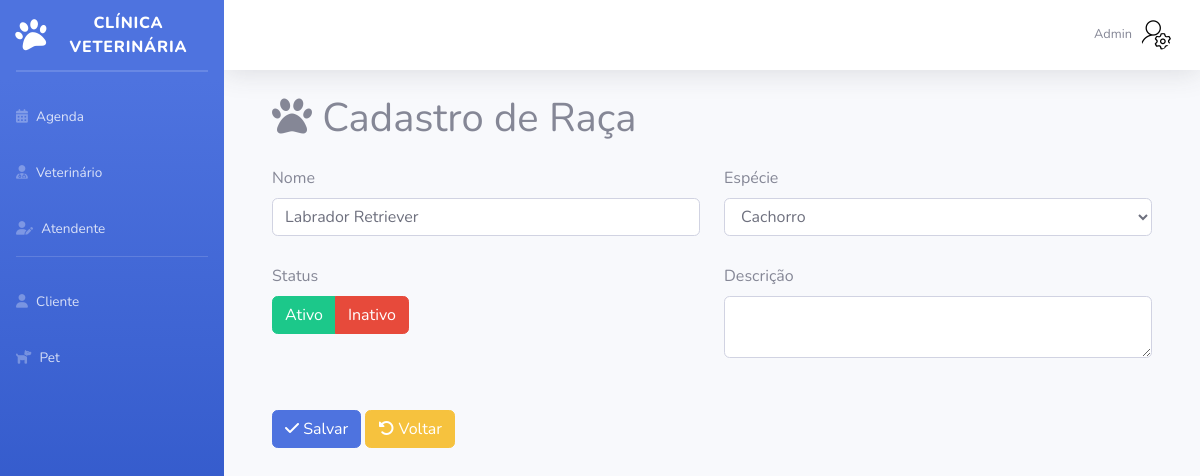
Page /Sistema/Admin/editarRaca.php?id=1 (signed in) on the earlier database version.
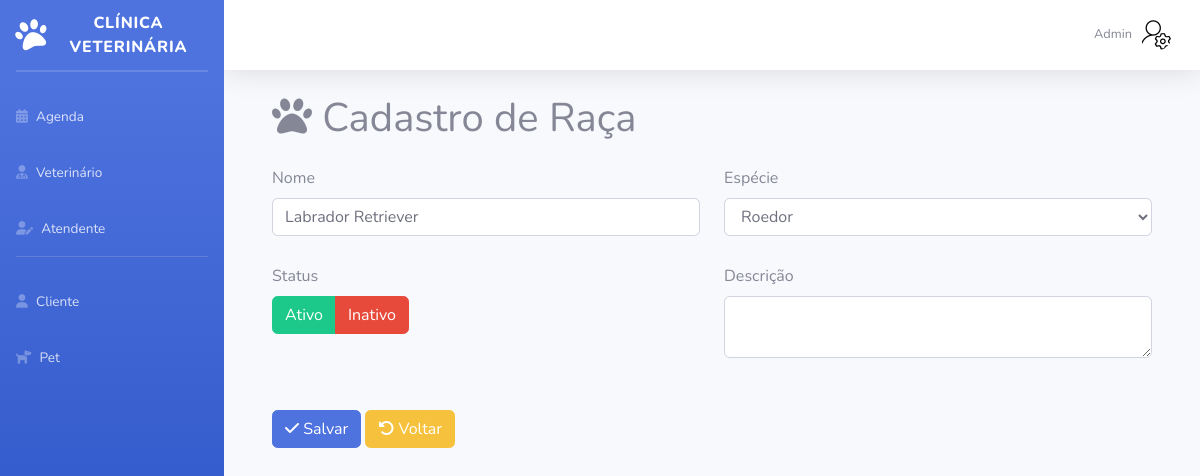
Same page on the later database version.
### tables this page shows
CREATE TABLE `raca` (
  `id` int(11) NOT NULL,
  `statusRaca` varchar(15) NOT NULL,
  `nome` varchar(100) NOT NULL,
  `descricao` varchar(100) DEFAULT NULL,
  `especie` varchar(15) DEFAULT NULL
);

### Sistema/Admin/editarRaca.php (the view, shortened to what this page needs)
<?php require_once("verificaAutenticacao.php");
require_once("conexao.php");
$sql = "select * from raca where id = " . $_GET['id'];
$resultado = mysqli_query($conexao, $sql);
$linha = mysqli_fetch_array($resultado); ?>
<!DOCTYPE html>
<html lang="pt-br">
<head>
    <link href="vendor/fontawesome-free/css/all.min.css" rel="stylesheet" type="text/css">
    <link href="css/sb-admin-2.min.css" rel="stylesheet">
</head>
<body id="page-top">
    <div id="wrapper">
        <?php require_once("sidebarAdmin.php"); ?>
        <div id="content-wrapper" class="d-flex flex-column">
            <div id="content">
                <?php require_once("topbarAdmin.php"); ?>
                <div class="container-fluid">
                    <div class="container">
                        <h1 class="mb-4"><i class="fa-solid fa-paw"></i> Cadastro de Raça</h1>
                        <form method="post">
                            <div class="row">
                                <div class="col">
                                    <div class="mb-1">
                                        <label for="formGroupExampleInput" class="form-label">Nome</label>
                                        <input id="nomeRaca" name="nomeRaca" type="text" class="form-control" value="<?= $linha['nome'] ?>" required> <br>
                                    </div>
                                </div>
                                <div class="col">
                                    <div class="mb-1">
                                        <label for="especie" class="form-label">Espécie</label>
                                        <select id="especie" name="especie" class="form-control" required>
                                            <option value="Cachorro" <?php echo ($linha['especie'] == 'Cachorro') ? 'selected' : ''; ?>>Cachorro</option>
                                            <option value="Roedor" <?php echo ($linha['especie'] == 'Roedor') ? 'selected' : ''; ?>>Roedor</option>
                                        </select>
                                    </div>
                                </div>
                            </div>
                            <div class="row">
                                <div class="col-6">
                                    <div class="mb-1 ">
                                        <label for="formGroupExampleInput" class="form-label">Status</label><br>
                                        <div class="btn-group" role="group">
                                            <button type="submit" class="btn btn-success" name="status" value="Ativo">Ativo</button>
                                            <button type="submit" class="btn btn-danger" name="status" value="Inativo">Inativo</button>
                                        </div>
                                    </div>
                                </div>
                                <div class="col-6">
                                    <div class="mb-1">
                                        <label for="formGroupExampleInput" class="form-label">Descrição</label>
                                        <textarea name="descricao" type="text" class="form-control"><?= $linha['descricao'] ?></textarea><br>
                                    </div>
                                </div>
                            </div><br>
                            <button name="salvar" type="submit" class="btn btn-primary"><i class="fa-solid fa-check"></i> Salvar</button>
                            <a href="listagemRaca.php" class="btn btn-warning"><i class="fa-solid fa-rotate-left"></i> Voltar</a>
                    </div>
                    </form><br>
</body>
</html>

Differences in the rows shown:
changed raca "Labrador Retriever": especie "Cachorro" → "Roedor"
